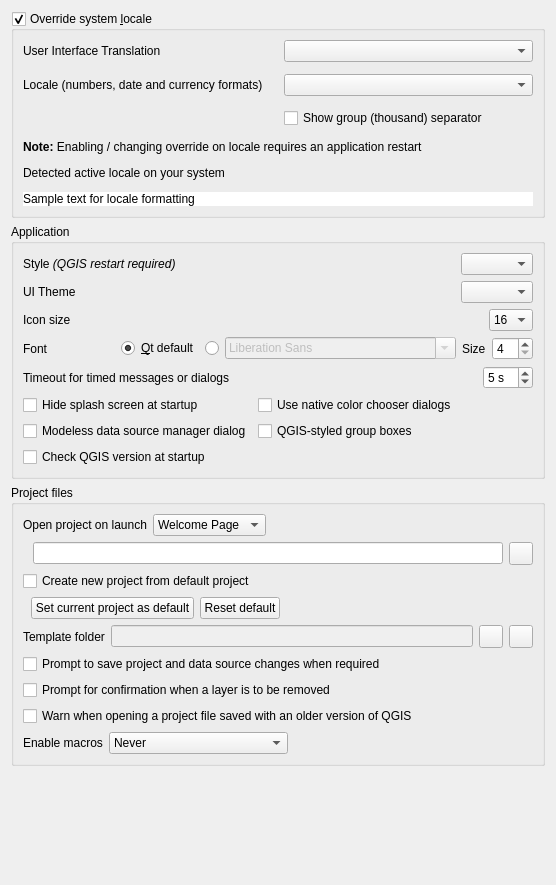
             <widget class="QWidget" name="mOptionsScrollAreaContents_01">
              <property name="geometry">
               <rect>
                <x>0</x>
                <y>0</y>
                <width>556</width>
                <height>885</height>
               </rect>
              </property>
              <layout class="QVBoxLayout" name="verticalLayout_28">
               <item>
                <widget class="QgsCollapsibleGroupBox" name="grpLocale">
                 <property name="title">
                  <string>Override system &amp;locale</string>
                 </property>
                 <property name="checkable">
                  <bool>true</bool>
                 </property>
                 <layout class="QVBoxLayout">
                  <property name="spacing">
                   <number>12</number>
                  </property>
                  <item>
                   <layout class="QGridLayout" name="gridLayout_25">
                    <item row="6" column="0" colspan="2">
                     <widget class="QLabel" name="label_7">
                      <property name="text">
                       <string>&lt;b&gt;Note:&lt;/b&gt; Enabling / changing override on locale requires an application restart</string>
                      </property>
                      <property name="wordWrap">
                       <bool>true</bool>
                      </property>
                     </widget>
                    </item>
                    <item row="2" column="0">
                     <widget class="QLabel" name="label_52">
                      <property name="text">
                       <string>Locale (numbers, date and currency formats)</string>
                      </property>
                     </widget>
                    </item>
                    <item row="0" column="0">
                     <widget class="QLabel" name="label_5">
                      <property name="text">
                       <string>User Interface Translation</string>
                      </property>
                     </widget>
                    </item>
                    <item row="0" column="1">
                     <widget class="QComboBox" name="cboTranslation"/>
                    </item>
                    <item row="2" column="1">
                     <widget class="QComboBox" name="cboGlobalLocale"/>
                    </item>
                    <item row="3" column="1">
                     <widget class="QCheckBox" name="cbShowGroupSeparator">
                      <property name="text">
                       <string>Show group (thousand) separator</string>
                      </property>
                     </widget>
                    </item>
                   </layout>
                  </item>
                  <item>
                   <widget class="QLabel" name="lblSystemLocale">
                    <property name="toolTip">
                     <string>This locale is used for number representation.</string>
                    </property>
                    <property name="text">
                     <string>Detected active locale on your system</string>
                    </property>
                   </widget>
                  </item>
                  <item>
                   <widget class="QLabel" name="lblLocaleSample">
                    <property name="styleSheet">
                     <string notr="true">QLabel {background-color: #ffffff; }</string>
                    </property>
                    <property name="text">
                     <string>Sample text for locale formatting</string>
                    </property>
                   </widget>
                  </item>
                 </layout>
                </widget>
               </item>
               <item>
                <widget class="QgsCollapsibleGroupBox" name="groupBox">
                 <property name="title">
                  <string>Application</string>
                 </property>
                 <layout class="QVBoxLayout" name="verticalLayout_2">
                  <item>
                   <layout class="QHBoxLayout" name="horizontalLayout_9">
                    <property name="topMargin">
                     <number>0</number>
                    </property>
                    <item>
                     <widget class="QLabel" name="label_18">
                      <property name="text">
                       <string>Style &lt;i&gt;(QGIS restart required)&lt;/i&gt;</string>
                      </property>
                     </widget>
                    </item>
                    <item>
                     <spacer name="horizontalSpacer_7">
                      <property name="orientation">
                       <enum>Qt::Horizontal</enum>
                      </property>
                      <property name="sizeHint" stdset="0">
                       <size>
                        <width>40</width>
                        <height>20</height>
                       </size>
                      </property>
                     </spacer>
                    </item>
                    <item>
                     <widget class="QComboBox" name="cmbStyle"/>
                    </item>
                   </layout>
                  </item>
                  <item>
                   <layout class="QHBoxLayout" name="horizontalLayout_37">
                    <property name="topMargin">
                     <number>0</number>
                    </property>
                    <item>
                     <widget class="QLabel" name="label_42">
                      <property name="text">
                       <string>UI Theme</string>
                      </property>
                     </widget>
                    </item>
                    <item>
                     <spacer name="horizontalSpacer_47">
                      <property name="orientation">
                       <enum>Qt::Horizontal</enum>
                      </property>
                      <property name="sizeHint" stdset="0">
                       <size>
                        <width>40</width>
                        <height>20</height>
                       </size>
                      </property>
                     </spacer>
                    </item>
                    <item>
                     <widget class="QComboBox" name="cmbUITheme"/>
                    </item>
                   </layout>
                  </item>
                  <item>
                   <layout class="QHBoxLayout" name="horizontalLayout_7">
                    <item>
                     <widget class="QLabel" name="textLabel1_5">
                      <property name="sizePolicy">
                       <sizepolicy hsizetype="Fixed" vsizetype="Fixed">
                        <horstretch>0</horstretch>
                        <verstretch>0</verstretch>
                       </sizepolicy>
                      </property>
                      <property name="text">
                       <string>Icon size</string>
                      </property>
                     </widget>
                    </item>
                    <item>
                     <spacer name="horizontalSpacer_5">
                      <property name="orientation">
                       <enum>Qt::Horizontal</enum>
                      </property>
                      <property name="sizeHint" stdset="0">
                       <size>
                        <width>40</width>
                        <height>20</height>
                       </size>
                      </property>
                     </spacer>
                    </item>
                    <item>
                     <widget class="QComboBox" name="cmbIconSize">
                      <property name="duplicatesEnabled">
                       <bool>false</bool>
                      </property>
                      <item>
                       <property name="text">
                        <string>16</string>
                       </property>
                      </item>
                      <item>
                       <property name="text">
                        <string>24</string>
                       </property>
                      </item>
                      <item>
                       <property name="text">
                        <string>32</string>
                       </property>
                      </item>
                      <item>
                       <property name="text">
                        <string>48</string>
                       </property>
                      </item>
                      <item>
                       <property name="text">
                        <string>64</string>
                       </property>
                      </item>
                     </widget>
                    </item>
                   </layout>
                  </item>
                  <item>
                   <layout class="QHBoxLayout" name="horizontalLayout_27">
                    <item>
                     <widget class="QLabel" name="label_43">
                      <property name="text">
                       <string>Font</string>
                      </property>
                     </widget>
                    </item>
                    <item>
                     <widget class="QRadioButton" name="mFontFamilyRadioQt">
                      <property name="sizePolicy">
                       <sizepolicy hsizetype="Maximum" vsizetype="Fixed">
                        <horstretch>0</horstretch>
                        <verstretch>0</verstretch>
                       </sizepolicy>
                      </property>
                      <property name="text">
                       <string>&amp;Qt default</string>
                      </property>
                      <property name="checked">
                       <bool>true</bool>
                      </property>
                     </widget>
                    </item>
                    <item>
                     <widget class="QRadioButton" name="mFontFamilyRadioCustom">
                      <property name="sizePolicy">
                       <sizepolicy hsizetype="Maximum" vsizetype="Fixed">
                        <horstretch>0</horstretch>
                        <verstretch>0</verstretch>
                       </sizepolicy>
                      </property>
                      <property name="text">
                       <string/>
                      </property>
                     </widget>
                    </item>
                    <item>
                     <widget class="QFontComboBox" name="mFontFamilyComboBox">
                      <property name="enabled">
                       <bool>false</bool>
                      </property>
                     </widget>
                    </item>
                    <item>
                     <widget class="QLabel" name="label_20">
                      <property name="sizePolicy">
                       <sizepolicy hsizetype="Maximum" vsizetype="Preferred">
                        <horstretch>0</horstretch>
                        <verstretch>0</verstretch>
                       </sizepolicy>
                      </property>
                      <property name="text">
                       <string>Size</string>
                      </property>
                     </widget>
                    </item>
                    <item>
                     <widget class="QSpinBox" name="spinFontSize">
                      <property name="sizePolicy">
                       <sizepolicy hsizetype="Maximum" vsizetype="Fixed">
                        <horstretch>0</horstretch>
                        <verstretch>0</verstretch>
                       </sizepolicy>
                      </property>
                      <property name="minimum">
                       <number>4</number>
                      </property>
                     </widget>
                    </item>
                   </layout>
                  </item>
                  <item>
                   <layout class="QHBoxLayout" name="horizontalLayout_28">
                    <item>
                     <widget class="QLabel" name="mMessageTimeoutLabel">
                      <property name="sizePolicy">
                       <sizepolicy hsizetype="Maximum" vsizetype="Preferred">
                        <horstretch>0</horstretch>
                        <verstretch>0</verstretch>
                       </sizepolicy>
                      </property>
                      <property name="text">
                       <string>Timeout for timed messages or dialogs</string>
                      </property>
                     </widget>
                    </item>
                    <item>
                     <spacer name="horizontalSpacer_13">
                      <property name="orientation">
                       <enum>Qt::Horizontal</enum>
                      </property>
                      <property name="sizeHint" stdset="0">
                       <size>
                        <width>40</width>
                        <height>20</height>
                       </size>
                      </property>
                     </spacer>
                    </item>
                    <item>
                     <widget class="QSpinBox" name="mMessageTimeoutSpnBx">
                      <property name="suffix">
                       <string> s</string>
                      </property>
                      <property name="minimum">
                       <number>2</number>
                      </property>
                      <property name="maximum">
                       <number>20</number>
                      </property>
                      <property name="value">
                       <number>5</number>
                      </property>
                     </widget>
                    </item>
                   </layout>
                  </item>
                  <item>
                   <layout class="QGridLayout" name="gridLayout_16">
                    <property name="topMargin">
                     <number>0</number>
                    </property>
                    <item row="2" column="0">
                     <widget class="QCheckBox" name="cbxCheckVersion">
                      <property name="text">
                       <string>Check QGIS version at startup</string>
                      </property>
                     </widget>
                    </item>
                    <item row="0" column="1">
                     <widget class="QCheckBox" name="mNativeColorDialogsChkBx">
                      <property name="text">
                       <string>Use native color chooser dialogs</string>
                      </property>
                     </widget>
                    </item>
                    <item row="1" column="0">
                     <widget class="QCheckBox" name="mDataSourceManagerNonModal">
                      <property name="toolTip">
                       <string>A modeless dialog allows you to interact with QGIS main window and dialogs.</string>
                      </property>
                      <property name="text">
                       <string>Modeless data source manager dialog</string>
                      </property>
                     </widget>
                    </item>
                    <item row="1" column="1">
                     <widget class="QCheckBox" name="mCustomGroupBoxChkBx">
                      <property name="text">
                       <string>QGIS-styled group boxes</string>
                      </property>
                     </widget>
                    </item>
                    <item row="0" column="0">
                     <widget class="QCheckBox" name="cbxHideSplash">
                      <property name="sizePolicy">
                       <sizepolicy hsizetype="Maximum" vsizetype="Fixed">
                        <horstretch>0</horstretch>
                        <verstretch>0</verstretch>
                       </sizepolicy>
                      </property>
                      <property name="text">
                       <string>Hide splash screen at startup</string>
                      </property>
                     </widget>
                    </item>
                   </layout>
                  </item>
                 </layout>
                </widget>
               </item>
               <item>
                <widget class="QgsCollapsibleGroupBox" name="groupBox_11">
                 <property name="title">
                  <string>Project files</string>
                 </property>
                 <layout class="QVBoxLayout">
                  <item>
                   <layout class="QGridLayout" name="gridLayout_4">
                    <item row="0" column="2" colspan="2">
                     <widget class="QComboBox" name="mProjectOnLaunchCmbBx">
                      <property name="sizePolicy">
                       <sizepolicy hsizetype="Maximum" vsizetype="Fixed">
                        <horstretch>0</horstretch>
                        <verstretch>0</verstretch>
                       </sizepolicy>
                      </property>
                      <item>
                       <property name="text">
                        <string>Welcome Page</string>
                       </property>
                      </item>
                      <item>
                       <property name="text">
                        <string>Most recent</string>
                       </property>
                      </item>
                      <item>
                       <property name="text">
                        <string>Specific</string>
                       </property>
                      </item>
                      <item>
                       <property name="text">
                        <string>New</string>
                       </property>
                      </item>
                     </widget>
                    </item>
                    <item row="1" column="5">
                     <widget class="QToolButton" name="mProjectOnLaunchPushBtn">
                      <property name="sizePolicy">
                       <sizepolicy hsizetype="Maximum" vsizetype="Fixed">
                        <horstretch>0</horstretch>
                        <verstretch>0</verstretch>
                       </sizepolicy>
                      </property>
                      <property name="toolTip">
                       <string>Select file</string>
                      </property>
                      <property name="statusTip">
                       <string/>
                      </property>
                      <property name="text">
                       <string/>
                      </property>
                      <property name="icon">
                       <iconset resource="../../images/images.qrc">
                        <normaloff>:/images/themes/default/mActionFileOpen.svg</normaloff>:/images/themes/default/mActionFileOpen.svg</iconset>
                      </property>
                     </widget>
                    </item>
                    <item row="1" column="0">
                     <spacer name="horizontalSpacer_35">
                      <property name="orientation">
                       <enum>Qt::Horizontal</enum>
                      </property>
                      <property name="sizeType">
                       <enum>QSizePolicy::Fixed</enum>
                      </property>
                      <property name="sizeHint" stdset="0">
                       <size>
                        <width>4</width>
                        <height>20</height>
                       </size>
                      </property>
                     </spacer>
                    </item>
                    <item row="0" column="4">
                     <spacer name="horizontalSpacer_36">
                      <property name="orientation">
                       <enum>Qt::Horizontal</enum>
                      </property>
                      <property name="sizeHint" stdset="0">
                       <size>
                        <width>40</width>
                        <height>20</height>
                       </size>
                      </property>
                     </spacer>
                    </item>
                    <item row="1" column="1" colspan="4">
                     <widget class="QLineEdit" name="mProjectOnLaunchLineEdit">
                      <property name="sizePolicy">
                       <sizepolicy hsizetype="Expanding" vsizetype="Fixed">
                        <horstretch>0</horstretch>
                        <verstretch>0</verstretch>
                       </sizepolicy>
                      </property>
                     </widget>
                    </item>
                    <item row="0" column="0" colspan="2">
                     <widget class="QLabel" name="label_54">
                      <property name="sizePolicy">
                       <sizepolicy hsizetype="Maximum" vsizetype="Preferred">
                        <horstretch>0</horstretch>
                        <verstretch>0</verstretch>
                       </sizepolicy>
                      </property>
                      <property name="text">
                       <string>Open project on launch</string>
                      </property>
                     </widget>
                    </item>
                   </layout>
                  </item>
                  <item>
                   <widget class="QCheckBox" name="cbxProjectDefaultNew">
                    <property name="text">
                     <string>Create new project from default project</string>
                    </property>
                   </widget>
                  </item>
                  <item>
                   <layout class="QHBoxLayout" name="horizontalLayout_16">
                    <item>
                     <spacer name="horizontalSpacer_22">
                      <property name="orientation">
                       <enum>Qt::Horizontal</enum>
                      </property>
                      <property name="sizeType">
                       <enum>QSizePolicy::Fixed</enum>
                      </property>
                      <property name="sizeHint" stdset="0">
                       <size>
                        <width>8</width>
                        <height>20</height>
                       </size>
                      </property>
                     </spacer>
                    </item>
                    <item>
                     <widget class="QPushButton" name="pbnProjectDefaultSetCurrent">
                      <property name="text">
                       <string>Set current project as default</string>
                      </property>
                     </widget>
                    </item>
                    <item>
                     <widget class="QPushButton" name="pbnProjectDefaultReset">
                      <property name="text">
                       <string>Reset default</string>
                      </property>
                     </widget>
                    </item>
                    <item>
                     <spacer name="horizontalSpacer_9">
                      <property name="orientation">
                       <enum>Qt::Horizontal</enum>
                      </property>
                      <property name="sizeHint" stdset="0">
                       <size>
                        <width>40</width>
                        <height>20</height>
                       </size>
                      </property>
                     </spacer>
                    </item>
                   </layout>
                  </item>
                  <item>
                   <layout class="QHBoxLayout" name="horizontalLayout_15">
                    <item>
                     <widget class="QLabel" name="label_31">
                      <property name="text">
                       <string>Template folder</string>
                      </property>
                     </widget>
                    </item>
                    <item>
                     <widget class="QLineEdit" name="leTemplateFolder">
                      <property name="enabled">
                       <bool>false</bool>
                      </property>
                     </widget>
                    </item>
                    <item>
                     <widget class="QToolButton" name="pbnTemplateFolderBrowse">
                      <property name="toolTip">
                       <string>Select folder</string>
                      </property>
                      <property name="text">
                       <string/>
                      </property>
                      <property name="icon">
                       <iconset resource="../../images/images.qrc">
                        <normaloff>:/images/themes/default/mActionFileOpen.svg</normaloff>:/images/themes/default/mActionFileOpen.svg</iconset>
                      </property>
                     </widget>
                    </item>
                    <item>
                     <widget class="QToolButton" name="pbnTemplateFolderReset">
                      <property name="toolTip">
                       <string>Reset</string>
                      </property>
                      <property name="text">
                       <string/>
                      </property>
                      <property name="icon">
                       <iconset resource="../../images/images.qrc">
                        <normaloff>:/images/themes/default/mActionUndo.svg</normaloff>:/images/themes/default/mActionUndo.svg</iconset>
                      </property>
                     </widget>
                    </item>
                   </layout>
                  </item>
                  <item>
                   <widget class="QCheckBox" name="chbAskToSaveProjectChanges">
                    <property name="text">
                     <string>Prompt to save project and data source changes when required</string>
                    </property>
                   </widget>
                  </item>
                  <item>
                   <widget class="QCheckBox" name="mLayerDeleteConfirmationChkBx">
                    <property name="text">
                     <string>Prompt for confirmation when a layer is to be removed</string>
                    </property>
                   </widget>
                  </item>
                  <item>
                   <widget class="QCheckBox" name="chbWarnOldProjectVersion">
                    <property name="text">
                     <string>Warn when opening a project file saved with an older version of QGIS</string>
                    </property>
                   </widget>
                  </item>
                  <item>
                   <layout class="QHBoxLayout" name="horizontalLayout_21">
                    <item>
                     <widget class="QLabel" name="label_33">
                      <property name="text">
                       <string>Enable macros</string>
                      </property>
                     </widget>
                    </item>
                    <item>
                     <widget class="QComboBox" name="cmbEnableMacros">
                      <property name="currentIndex">
                       <number>0</number>
                      </property>
                      <property name="sizeAdjustPolicy">
                       <enum>QComboBox::AdjustToContents</enum>
                      </property>
                      <item>
                       <property name="text">
                        <string>Never</string>
                       </property>
                      </item>
                      <item>
                       <property name="text">
                        <string>Ask</string>
                       </property>
                      </item>
                      <item>
                       <property name="text">
                        <string>For this session only</string>
                       </property>
                      </item>
                      <item>
                       <property name="text">
                        <string>Always (not recommended)</string>
                       </property>
                      </item>
                     </widget>
                    </item>
                    <item>
                     <spacer name="horizontalSpacer_17">
                      <property name="orientation">
                       <enum>Qt::Horizontal</enum>
                      </property>
                      <property name="sizeHint" stdset="0">
                       <size>
                        <width>40</width>
                        <height>20</height>
                       </size>
                      </property>
                     </spacer>
                    </item>
                   </layout>
                  </item>
                 </layout>
                </widget>
               </item>
               <item>
                <spacer name="verticalSpacer_5">
                 <property name="orientation">
                  <enum>Qt::Vertical</enum>
                 </property>
                 <property name="sizeHint" stdset="0">
                  <size>
                   <width>20</width>
                   <height>0</height>
                  </size>
                 </property>
                </spacer>
               </item>
              </layout>
             </widget>
